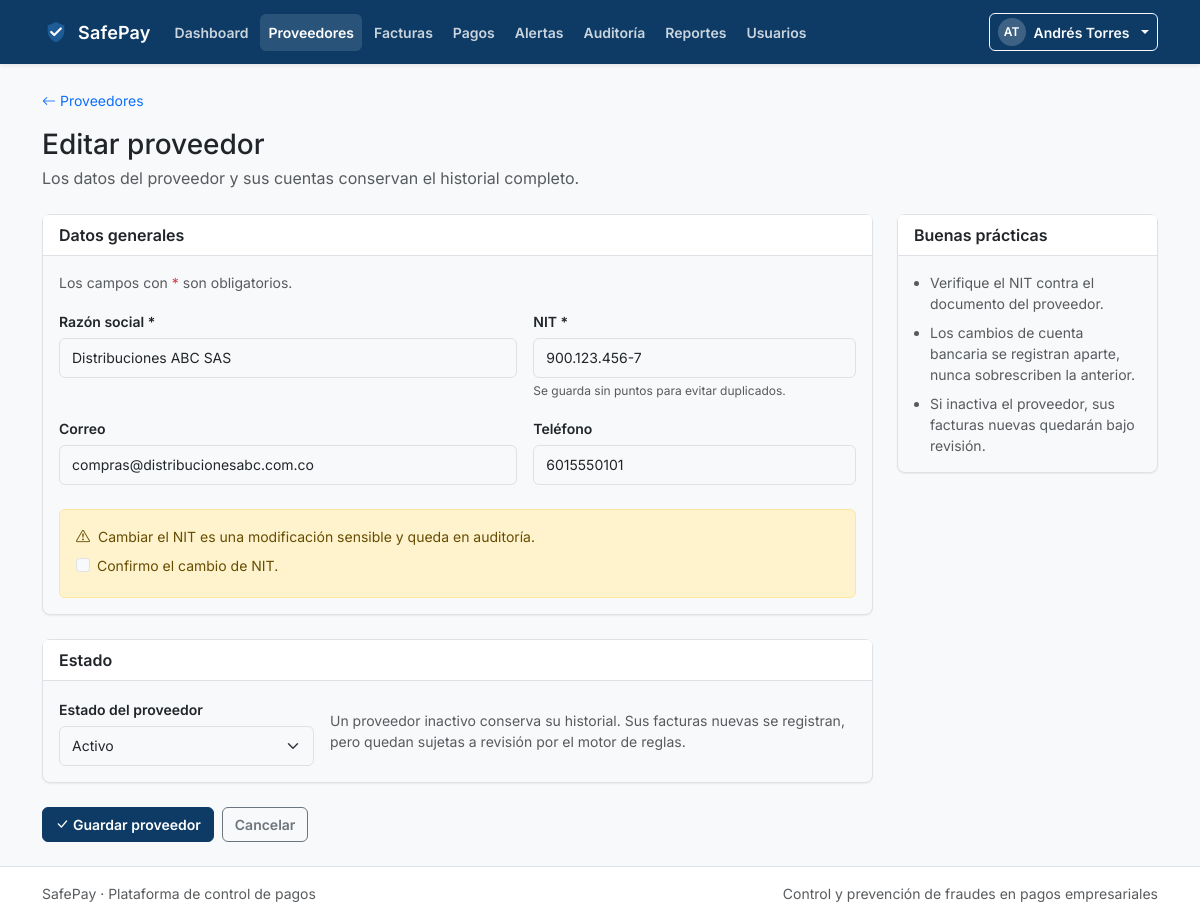
Screenshot of /modules/proveedores/form.php?id=1 (signed in) with the database file from the repository.
### tables this page shows
CREATE TABLE proveedores (
    id_proveedor  INT UNSIGNED AUTO_INCREMENT PRIMARY KEY,
    nit           VARCHAR(20)  NOT NULL,
    razon_social  VARCHAR(150) NOT NULL,
    correo        VARCHAR(120) NULL,
    telefono      VARCHAR(30)  NULL,
    estado        ENUM('activo','inactivo') NOT NULL DEFAULT 'activo',
    creado_en     DATETIME     NOT NULL DEFAULT CURRENT_TIMESTAMP,
    CONSTRAINT uq_proveedores_nit UNIQUE (nit),
    KEY idx_proveedores_estado (estado)
);

### includes/functions.php (called while the page is built, shortened)
<?php
function e(?string $texto): string
{
    return htmlspecialchars($texto ?? '', ENT_QUOTES | ENT_SUBSTITUTE, 'UTF-8');
}
function iniciales(string $nombre): string
{
    $partes = preg_split('/\s+/', trim($nombre)) ?: [];
    $texto  = '';
    foreach (array_slice($partes, 0, 2) as $parte) {
        $texto .= mb_strtoupper(mb_substr($parte, 0, 1));
    }
    return $texto !== '' ? $texto : '?';
}

### includes/modules.php (called while the page is built, shortened)
<?php
function formatearNit(string $nit): string
{
    if (preg_match('/^(\d{3})(\d{3})(\d{3})-(\d)$/', $nit, $partes) === 1) {
        return $partes[1] . '.' . $partes[2] . '.' . $partes[3] . '-' . $partes[4];
    }
    return $nit;
}

### modules/proveedores/form.php (the view, shortened to what this page needs)
<?php
require_once __DIR__ . '/../../includes/functions.php';
require_once __DIR__ . '/../../includes/auth.php';
require_once __DIR__ . '/../../includes/modules.php';
$pdo = conexionBd();
$id = max(0, (int) ($_GET['id'] ?? $_POST['id'] ?? 0));
$proveedor = null;
if ($id > 0) {
    $stmt = $pdo->prepare('SELECT * FROM proveedores WHERE id_proveedor = :id LIMIT 1');
    $stmt->execute([':id' => $id]);
    $proveedor = $stmt->fetch();
}
$datos = [
    'razon_social' => (string) ($proveedor['razon_social'] ?? ''),
    'nit'          => (string) ($proveedor['nit'] ?? ''),
    'correo'       => (string) ($proveedor['correo'] ?? ''),
    'telefono'     => (string) ($proveedor['telefono'] ?? ''),
    'estado'       => (string) ($proveedor['estado'] ?? 'activo'),
];
$nitOriginal = $datos['nit'];
$pageTitle = $proveedor === null ? 'Nuevo proveedor' : 'Editar proveedor';
require_once __DIR__ . '/../../includes/header.php';
?>
<div class="container py-4">
    <div class="mb-3">
        <a class="small text-decoration-none" href="<?= e(BASE_URL) ?>/modules/proveedores/index.php">
            <i class="bi bi-arrow-left me-1" aria-hidden="true"></i>Proveedores
        </a>
    </div>
    <div class="mb-4">
        <h1 class="h3 mb-1"><?= e($pageTitle) ?></h1>
        <p class="text-muted mb-0">Los datos del proveedor y sus cuentas conservan el historial completo.</p>
    </div>
    <form method="post" action="<?= e(BASE_URL) ?>/modules/proveedores/form.php<?= $id > 0 ? '?id=' . $id : '' ?>" novalidate>
        <div class="row g-4">
            <div class="col-xl-9">
                <div class="card">
                    <div class="card-header">Datos generales</div>
                    <div class="card-body">
                        <p class="small text-muted">Los campos con <span class="text-danger">*</span> son obligatorios.</p>
                        <div class="row g-3">
                            <div class="col-md-7">
                                <label class="form-label" for="razon_social">Razón social *</label>
                                <input class="form-control" id="razon_social" name="razon_social" maxlength="150"
                                       value="<?= e($datos['razon_social']) ?>" required>
                            </div>
                            <div class="col-md-5">
                                <label class="form-label" for="nit">NIT *</label>
                                <input class="form-control" id="nit" name="nit" maxlength="20"
                                       value="<?= e($proveedor !== null ? formatearNit($datos['nit']) : $datos['nit']) ?>"
                                       placeholder="900.123.456-7" required>
                                <div class="form-text">Se guarda sin puntos para evitar duplicados.</div>
                            </div>
                            <div class="col-md-7">
                                <label class="form-label" for="correo">Correo</label>
                                <input class="form-control" id="correo" name="correo" type="email" maxlength="120"
                                       value="<?= e($datos['correo']) ?>" placeholder="contacto@proveedor.com">
                            </div>
                            <div class="col-md-5">
                                <label class="form-label" for="telefono">Teléfono</label>
                                <input class="form-control" id="telefono" name="telefono" maxlength="30"
                                       value="<?= e($datos['telefono']) ?>" placeholder="601 555 0101">
                            </div>
                        </div>
                        <?php if ($proveedor !== null && $nitOriginal !== ''): ?>
                            <div class="alert alert-warning small mt-4 mb-0" role="alert">
                                <i class="bi bi-exclamation-triangle me-1" aria-hidden="true"></i>
                                Cambiar el NIT es una modificación sensible y queda en auditoría.
                                <div class="form-check mt-2">
                                    <input class="form-check-input" type="checkbox" id="confirmar_nit" name="confirmar_nit" value="1"
                                        <?= !empty($_POST['confirmar_nit']) ? 'checked' : '' ?>>
                                    <label class="form-check-label" for="confirmar_nit">Confirmo el cambio de NIT.</label>
                                </div>
                            </div>
                        <?php endif; ?>
                    </div>
                </div>
                <div class="card mt-4">
                    <div class="card-header">Estado</div>
                    <div class="card-body">
                        <div class="row g-3 align-items-center">
                            <div class="col-md-4">
                                <label class="form-label" for="estado">Estado del proveedor</label>
                                <select class="form-select" id="estado" name="estado">
                                    <option value="activo" <?= $datos['estado'] === 'activo' ? 'selected' : '' ?>>Activo</option>
                                </select>
                            </div>
                            <div class="col-md-8">
                                <p class="small text-muted mb-0">
                                    Un proveedor inactivo conserva su historial. Sus facturas nuevas se registran,
                                    pero quedan sujetas a revisión por el motor de reglas.
                                </p>
                            </div>
                        </div>
                    </div>
                </div>
                <div class="d-flex flex-wrap gap-2 mt-4">
                    <button class="btn btn-primary" type="submit">
                        <i class="bi bi-check-lg me-1" aria-hidden="true"></i>Guardar proveedor
                    </button>
                    <a class="btn btn-outline-secondary"
                       href="<?= e(BASE_URL) ?>/modules/proveedores/<?= $id > 0 ? 'detalle.php?id=' . $id : 'index.php' ?>">
                        Cancelar
                    </a>
                </div>
            </div>
            <div class="col-xl-3">
                <div class="card">
                    <div class="card-header">Buenas prácticas</div>
                    <div class="card-body small text-muted">
                        <ul class="mb-0 ps-3">
                            <li class="mb-2">Verifique el NIT contra el documento del proveedor.</li>
                            <li class="mb-2">Los cambios de cuenta bancaria se registran aparte, nunca sobrescriben la anterior.</li>
                            <li>Si inactiva el proveedor, sus facturas nuevas quedarán bajo revisión.</li>
                        </ul>
                    </div>
                </div>
            </div>
        </div>
    </form>
</div>
<?php require_once __DIR__ . '/../../includes/footer.php'; ?>

### assets/css/style.css (style rules this page uses)
:root { --sp-primary-900: #08243F; --sp-primary-700: #0D3B66; --sp-primary-500: #1D5C96; --sp-primary-100: #E7F0F8; --sp-accent: #0F766E; --sp-success: #198754; --sp-warning: #B58100; --sp-danger: #B02A37; --sp-info: #055160; --sp-bg: #F8F9FA; --sp-surface: #FFFFFF; --sp-text: #212529; --sp-muted: #6C757D; --sp-border: #DEE2E6; --sp-radius-sm: 6px; --sp-radius-md: 8px; --sp-radius-lg: 12px; --sp-shadow-sm: 0 1px 2px rgba(16, 24, 40, .06); --sp-shadow-md: 0 4px 12px rgba(16, 24, 40, .08); --sp-shadow-lg: 0 12px 32px rgba(16, 24, 40, .16); --sp-focus: 0 0 0 3px rgba(29, 92, 150, .25); --bs-primary: var(--sp-primary-700); --bs-primary-rgb: 13, 59, 102; --bs-body-color: var(--sp-text); --bs-body-bg: var(--sp-bg); --bs-border-color: var(--sp-border); }
body { background-color: var(--sp-bg); font-family: Inter, system-ui, -apple-system, "Segoe UI", Roboto, sans-serif; color: var(--sp-text); }
.btn { border-radius: var(--sp-radius-sm); font-size: .875rem; font-weight: 600; }
.btn-primary { --bs-btn-bg: var(--sp-primary-700); --bs-btn-border-color: var(--sp-primary-700); --bs-btn-hover-bg: var(--sp-primary-900); --bs-btn-hover-border-color: var(--sp-primary-900); --bs-btn-active-bg: var(--sp-primary-900); --bs-btn-active-border-color: var(--sp-primary-900); --bs-btn-disabled-bg: var(--sp-primary-700); --bs-btn-disabled-border-color: var(--sp-primary-700); }
.card { border: 1px solid var(--sp-border); border-radius: var(--sp-radius-md); box-shadow: var(--sp-shadow-sm); }
.card-header { background-color: var(--sp-surface); border-bottom: 1px solid var(--sp-border); font-weight: 600; }
.form-label { font-size: .875rem; font-weight: 600; margin-bottom: .375rem; }
.form-control, .form-select { min-height: 40px; border-color: var(--sp-border); border-radius: var(--sp-radius-sm); font-size: .875rem; }
.form-text { font-size: .75rem; }

### rows the page displays
proveedores: razon_social "Distribuciones ABC SAS", nit "900.123.456-7", correo "compras@distribucionesabc.com.co", telefono "6015550101", estado "Activo"

### other values shown
APP_NAME "SafePay"
$item['etiqueta'] "Dashboard"
$item['etiqueta'] "Proveedores"
$item['etiqueta'] "Facturas"
$item['etiqueta'] "Pagos"
$item['etiqueta'] "Alertas"
$item['etiqueta'] "Auditoría"
$item['etiqueta'] "Reportes"
$item['etiqueta'] "Usuarios"
iniciales($nombreUsuario ?? 'Usuario') "AT"
$nombreUsuario "Andrés Torres"
$pageTitle "Editar proveedor"
